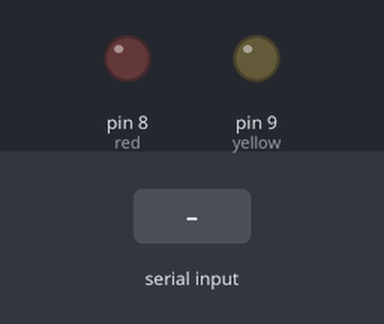
A sketch run on a simulated Arduino Uno, built with avr-gcc and run on an emulated ATmega328P. On the bench: output pins drawn as LEDs (lit = HIGH). The inputs (shaded band) are chosen by the test bench.

Above: at 1.2 s.
1.3 s: "yellow\n" received over Serial
At 2.0 s:
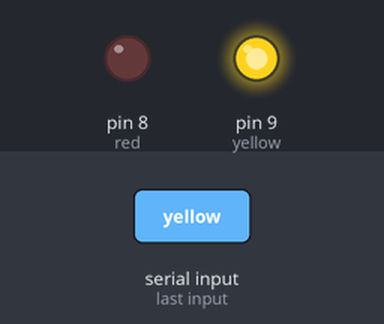
3.8 s: "red\n" received over Serial
At 4.6 s:
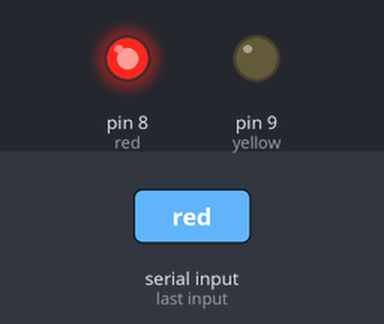
Timing chart, 0 to 6.8 s (numbered marks = the images above; inputs shaded):
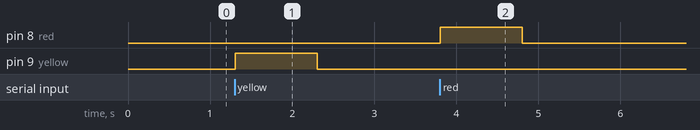

Measured:
- after the input at 1.3 s, pin 9 (yellow): LOW → HIGH at once, → LOW 1.0 s later
- after the input at 3.8 s, pin 8 (red): LOW → HIGH at once, → LOW 1.0 s later

The sketch:

arduino3.4.ino
```cpp
#define red 8
#define yellow 9

String odebraneDane = "";

void setup() {
  Serial.begin(9600);
  pinMode(yellow, OUTPUT);
  pinMode(red, OUTPUT);

  digitalWrite(yellow, LOW);
  digitalWrite(red, LOW);
}

void loop() {
  if(Serial.available() > 0) {

    odebraneDane = Serial.readStringUntil('\n');

    if (odebraneDane == "yellow") {
      digitalWrite(yellow, HIGH);
      delay(1000);
      digitalWrite(yellow, LOW);
    }
    else if (odebraneDane == "red") {
      digitalWrite(red, HIGH);
      delay(1000);
      digitalWrite(red, LOW);
    }
    else {
      Serial.print("invalid option!\n");
    }
  }
}
```
